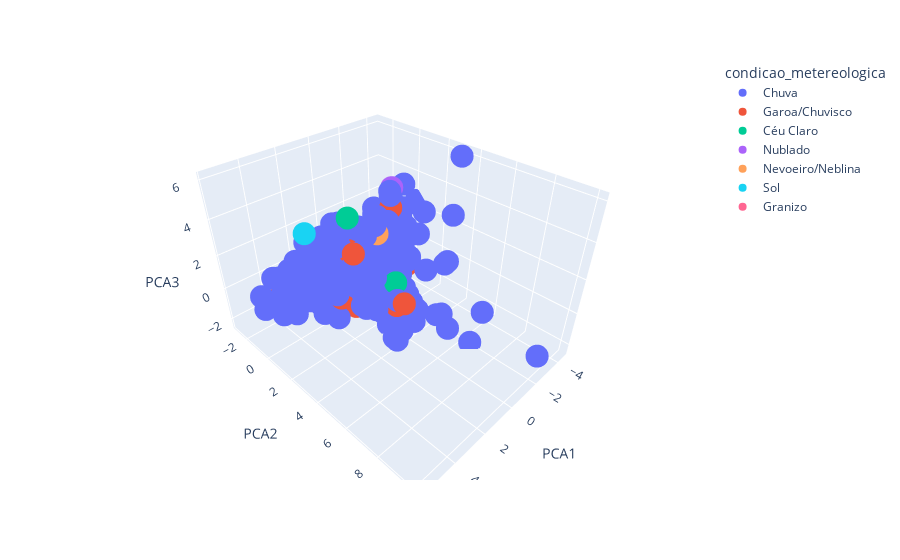

Notebook cell for this chart:
### Code cell
fig = px.scatter_3d(
    prf_rain_data, x="PCA1", y="PCA2", z="PCA3", color="condicao_metereologica"
)
fig.show()

### Figure 1 — Plotly figure (JSON) as saved in the notebook; plotly's stock layout.template omitted (floating-point values rounded to 4 significant figures; data arrays with more than 128 entries replaced by an {"elided": "..."} marker saying what was removed)
{"data": [{"hovertemplate": "condicao_metereologica=Chuva<br>PCA1=%{x}<br>PCA2=%{y}<br>PCA3=%{z}<extra></extra>", "legendgroup": "Chuva", "marker": {"color": "#636efa", "symbol": "circle"}, "mode": "markers", "name": "Chuva", "scene": "scene", "showlegend": true, "type": "scatter3d", "x": {"elided": "1026 float values"}, "y": {"elided": "1026 float values"}, "z": {"elided": "1026 float values"}}, {"hovertemplate": "condicao_metereologica=Garoa/Chuvisco<br>PCA1=%{x}<br>PCA2=%{y}<br>PCA3=%{z}<extra></extra>", "legendgroup": "Garoa/Chuvisco", "marker": {"color": "#EF553B", "symbol": "circle"}, "mode": "markers", "name": "Garoa/Chuvisco", "scene": "scene", "showlegend": true, "type": "scatter3d", "x": [2.24, -1.712, 0.8446, 2.831, -1.413, -0.9955, -0.2661, 1.191, 0.4477, -2.909, -2.609, 2.451, 0.4241, 0.1476, 0.4322, -0.5635, -1.387, 1.065, -1.514, -1.409, -0.3713, 0.1263, 0.545, 2.089, 0.3885, 2.626, -0.9358, 2.496, 0.07683, 1.23, -1.157, 0.6282, 0.8871, -0.214, 0.297, -2.117, -2.76, 0.01204, -1.219, -0.4288, -2.175, 0.9125, 0.1976, -2.238, 1.184, 0.3517, -1.468, 1.019, -1.637, 0.2104, -1.952, -1.847, -1.826, -2.667, 0.6819, -1.509, -1.258, -0.9575, -2.849, 0.08332, -0.001571, -2.511, -3.918, 0.1924, 4.164, -0.1753, -0.3684, 0.991, 1.295, -0.2853, -0.6361, 0.01608], "y": [-0.3541, -0.3464, -0.6433, -0.4962, -0.07675, -0.4658, -1.175, -0.5544, -1.275, -1.015, -0.9664, -0.3896, 0.418, -0.1213, -0.1429, -0.7672, -0.05662, 0.167, -0.8371, -0.1365, -0.2139, 3.73, -0.2955, 1.224, -0.4761, 0.1195, -0.5202, -0.2462, 0.0006598, 1.294, -0.186, -0.9704, -0.337, 2.869, -0.6074, -0.4434, -1.459, 1.162, -0.2015, -0.9766, 1.679, 0.3765, -0.145, -0.8249, -0.06646, -1.544, -0.7772, -0.2642, -0.4769, -0.8307, -2.026, -0.6685, -0.2887, -0.448, 0.2374, -0.03327, -0.8884, -0.2698, -0.6264, -1.494, 0.3075, 0.1045, -1.401, -0.4132, -0.9553, -0.3796, 0.3435, 0.6293, 1.373, 0.8543, -0.9754, -0.3459], "z": [-0.5448, 0.2076, 1.484, 1.044, 1.001, -0.4444, -0.5322, 0.05066, -0.05579, 1.123, 1.394, -0.4908, 1.511, -0.8574, -0.01577, -0.7833, 0.8412, -0.4551, -0.4886, -0.3191, -0.1978, -0.3898, -0.5004, -0.3282, -1.151, -0.2015, -0.682, 0.3292, 0.03564, -1.331, -0.3958, -1.375, 0.5561, -1.195, -1.34, 0.7921, -0.1355, -1.116, -0.7162, 0.7513, -0.1298, 1.858, 0.4587, 0.1373, -0.6118, -0.1536, -0.4077, -0.1094, -1.135, -0.5302, -1.072, 1.487, 0.7633, 1.495, 1.205, -0.9291, -0.7331, -0.5836, 0.3116, -0.9316, 0.9028, 2.647, 0.9196, 1.396, -0.1018, -1.359, -1.094, 1.751, 2.044, -1.024, -0.8275, 0.2212]}, {"hovertemplate": "condicao_metereologica=Céu Claro<br>PCA1=%{x}<br>PCA2=%{y}<br>PCA3=%{z}<extra></extra>", "legendgroup": "Céu Claro", "marker": {"color": "#00cc96", "symbol": "circle"}, "mode": "markers", "name": "Céu Claro", "scene": "scene", "showlegend": true, "type": "scatter3d", "x": [1.206, 2.978, 0.2969, 0.9523, 1.513, 0.09564, 2.0, 3.03, 0.5793, -3.185, -1.748, -2.107, -0.2682, 3.028], "y": [-0.7093, 0.0224, -0.3559, -1.364, -0.7192, -0.8527, 0.1854, -1.199, 0.1846, -0.7778, -0.0905, 0.7266, 2.725, -0.08824], "z": [-1.013, -0.1579, -0.7644, -1.228, -0.3467, 0.06353, 0.4673, 0.4915, 3.286, 1.325, 0.9793, 0.7569, 0.1915, 0.2521]}, {"hovertemplate": "condicao_metereologica=Nublado<br>PCA1=%{x}<br>PCA2=%{y}<br>PCA3=%{z}<extra></extra>", "legendgroup": "Nublado", "marker": {"color": "#ab63fa", "symbol": "circle"}, "mode": "markers", "name": "Nublado", "scene": "scene", "showlegend": true, "type": "scatter3d", "x": [2.891, -2.824, 1.718, 0.2963, 0.1751, -0.7514, 1.641, -1.767, 1.452, 2.251, -1.475, -1.742, 4.244, 3.175, 0.5752, -3.509, -0.206, 2.758], "y": [-0.9776, -0.9734, -0.5452, 0.7613, -0.3627, -0.3535, 0.03864, -1.183, -0.5845, 0.5906, -0.6701, 0.065, -0.7527, -0.6799, -0.7351, -0.8246, 0.1536, -0.3228], "z": [0.3271, -0.2457, -0.1332, 0.3429, -1.074, -0.1978, 1.404, -1.282, 0.5227, -0.1033, -0.5729, 0.2086, -0.3232, 0.5141, -0.5273, 3.179, -0.09037, 0.4043]}, {"hovertemplate": "condicao_metereologica=Nevoeiro/Neblina<br>PCA1=%{x}<br>PCA2=%{y}<br>PCA3=%{z}<extra></extra>", "legendgroup": "Nevoeiro/Neblina", "marker": {"color": "#FFA15A", "symbol": "circle"}, "mode": "markers", "name": "Nevoeiro/Neblina", "scene": "scene", "showlegend": true, "type": "scatter3d", "x": [-0.5789, 1.014, -2.611], "y": [1.069, -1.109, -1.26], "z": [2.263, -0.5335, -0.6336]}, {"hovertemplate": "condicao_metereologica=Sol<br>PCA1=%{x}<br>PCA2=%{y}<br>PCA3=%{z}<extra></extra>", "legendgroup": "Sol", "marker": {"color": "#19d3f3", "symbol": "circle"}, "mode": "markers", "name": "Sol", "scene": "scene", "showlegend": true, "type": "scatter3d", "x": [3.084], "y": [0.04487], "z": [3.396]}, {"hovertemplate": "condicao_metereologica=Granizo<br>PCA1=%{x}<br>PCA2=%{y}<br>PCA3=%{z}<extra></extra>", "legendgroup": "Granizo", "marker": {"color": "#FF6692", "symbol": "circle"}, "mode": "markers", "name": "Granizo", "scene": "scene", "showlegend": true, "type": "scatter3d", "x": [-1.418], "y": [0.8816], "z": [-0.1711]}], "layout": {"legend": {"title": {"text": "condicao_metereologica"}, "tracegroupgap": 0}, "margin": {"t": 60}, "scene": {"domain": {"x": [0, 1], "y": [0, 1]}, "xaxis": {"title": {"text": "PCA1"}}, "yaxis": {"title": {"text": "PCA2"}}, "zaxis": {"title": {"text": "PCA3"}}}}}
